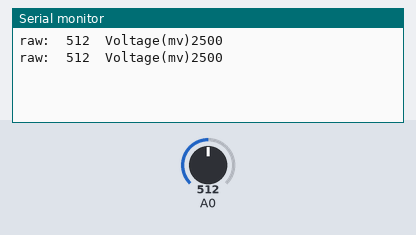
Bench run of a sketch on a simulated Arduino Uno, built with avr-gcc and run on an emulated ATmega328P. Shown: the last lines printed to the serial monitor. The inputs (shaded band) are chosen by the test bench; at power-on: A0 = 512.

Above: at 1.8 s.
1.9 s: A0 set to 716
At 2.5 s:
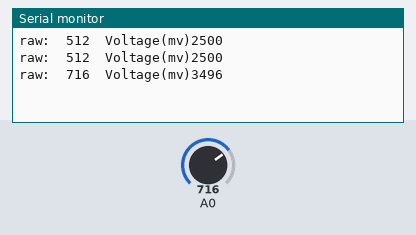
3.4 s: A0 set to 900
At 4.8 s:
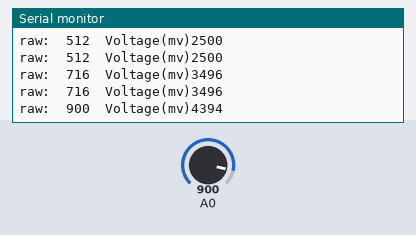
Timing chart, 0 to 6.4 s (numbered marks = the images above; inputs shaded):
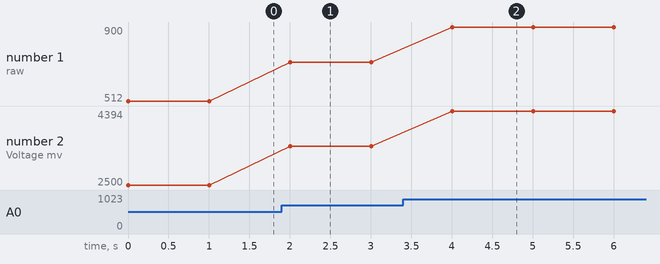

Measured:
- after the input at 1.9 s, the serial monitor: prints a new line after 0.10 s (image 1)
- after the input at 3.4 s, the serial monitor: prints a new line after 0.60 s (image 2)
- plotted number 1: 512 → 716 after the input at 1.9 s, 716 → 900 after the input at 3.4 s
- plotted number 2: 2500 → 3496 after the input at 1.9 s, 3496 → 4394 after the input at 3.4 s

The sketch:

DOSensorCalibration.ino
```cpp
#define VREF 5000     // VREF(mv)
#define ADC_RES 1024  // ADC Resolution

uint32_t raw;

void setup() {
  Serial.begin(9600);
  pinMode(A0, INPUT);
}

void loop() {
  raw = analogRead(A0);
  Serial.println("raw:\t" + String(raw) + "\tVoltage(mv)" + String(raw * VREF / ADC_RES));
  delay(1000);
}
```
